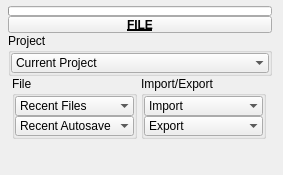
<?xml version="1.0" encoding="UTF-8"?>
<ui version="4.0">
 <class>QtUi</class>
 <widget class="QMainWindow" name="QtUi">
  <property name="enabled">
   <bool>true</bool>
  </property>
  <property name="geometry">
   <rect>
    <x>0</x>
    <y>0</y>
    <width>283</width>
    <height>175</height>
   </rect>
  </property>
  <property name="minimumSize">
   <size>
    <width>120</width>
    <height>0</height>
   </size>
  </property>
  <property name="maximumSize">
   <size>
    <width>999</width>
    <height>999</height>
   </size>
  </property>
  <property name="windowTitle">
   <string>Toolkit</string>
  </property>
  <property name="tabShape">
   <enum>QTabWidget::Triangular</enum>
  </property>
  <property name="dockNestingEnabled">
   <bool>true</bool>
  </property>
  <property name="dockOptions">
   <set>QMainWindow::AllowNestedDocks|QMainWindow::AllowTabbedDocks|QMainWindow::AnimatedDocks|QMainWindow::ForceTabbedDocks</set>
  </property>
  <widget class="QWidget" name="mainWindow">
   <widget class="QWidget" name="layoutWidget_2">
    <property name="geometry">
     <rect>
      <x>8</x>
      <y>6</y>
      <width>264</width>
      <height>161</height>
     </rect>
    </property>
    <layout class="QGridLayout" name="gridLayout_2">
     <property name="spacing">
      <number>0</number>
     </property>
     <item row="4" column="1" colspan="2">
      <layout class="QHBoxLayout" name="horizontalLayout">
       <item>
        <layout class="QVBoxLayout" name="verticalLayout">
         <property name="spacing">
          <number>0</number>
         </property>
         <item>
          <widget class="QGroupBox" name="File">
           <property name="minimumSize">
            <size>
             <width>125</width>
             <height>0</height>
            </size>
           </property>
           <property name="maximumSize">
            <size>
             <width>125</width>
             <height>999</height>
            </size>
           </property>
           <property name="title">
            <string>File</string>
           </property>
           <layout class="QVBoxLayout" name="verticalLayout_3">
            <property name="spacing">
             <number>0</number>
            </property>
            <property name="leftMargin">
             <number>0</number>
            </property>
            <property name="topMargin">
             <number>0</number>
            </property>
            <property name="rightMargin">
             <number>0</number>
            </property>
            <property name="bottomMargin">
             <number>0</number>
            </property>
            <item>
             <widget class="TkComboBox" name="cmb000">
              <property name="minimumSize">
               <size>
                <width>0</width>
                <height>20</height>
               </size>
              </property>
              <property name="maximumSize">
               <size>
                <width>999</width>
                <height>20</height>
               </size>
              </property>
              <property name="maxVisibleItems">
               <number>30</number>
              </property>
              <property name="sizeAdjustPolicy">
               <enum>QComboBox::AdjustToContentsOnFirstShow</enum>
              </property>
              <property name="frame">
               <bool>false</bool>
              </property>
              <item>
               <property name="text">
                <string>Recent Files</string>
               </property>
              </item>
             </widget>
            </item>
            <item>
             <widget class="TkComboBox" name="cmb002">
              <property name="minimumSize">
               <size>
                <width>0</width>
                <height>20</height>
               </size>
              </property>
              <property name="maximumSize">
               <size>
                <width>999</width>
                <height>20</height>
               </size>
              </property>
              <property name="maxVisibleItems">
               <number>30</number>
              </property>
              <property name="sizeAdjustPolicy">
               <enum>QComboBox::AdjustToContentsOnFirstShow</enum>
              </property>
              <property name="frame">
               <bool>false</bool>
              </property>
              <item>
               <property name="text">
                <string>Recent Autosave</string>
               </property>
              </item>
             </widget>
            </item>
           </layout>
          </widget>
         </item>
         <item>
          <spacer name="verticalSpacer">
           <property name="orientation">
            <enum>Qt::Vertical</enum>
           </property>
           <property name="sizeHint" stdset="0">
            <size>
             <width>20</width>
             <height>40</height>
            </size>
           </property>
          </spacer>
         </item>
        </layout>
       </item>
       <item>
        <layout class="QVBoxLayout" name="verticalLayout_2">
         <property name="spacing">
          <number>0</number>
         </property>
         <item>
          <widget class="QGroupBox" name="Import_Export">
           <property name="minimumSize">
            <size>
             <width>125</width>
             <height>0</height>
            </size>
           </property>
           <property name="maximumSize">
            <size>
             <width>125</width>
             <height>999</height>
            </size>
           </property>
           <property name="title">
            <string>Import/Export</string>
           </property>
           <layout class="QVBoxLayout" name="verticalLayout_4">
            <property name="spacing">
             <number>0</number>
            </property>
            <property name="leftMargin">
             <number>0</number>
            </property>
            <property name="topMargin">
             <number>0</number>
            </property>
            <property name="rightMargin">
             <number>0</number>
            </property>
            <property name="bottomMargin">
             <number>0</number>
            </property>
            <item>
             <widget class="TkComboBox" name="cmb003">
              <property name="minimumSize">
               <size>
                <width>0</width>
                <height>20</height>
               </size>
              </property>
              <property name="maximumSize">
               <size>
                <width>999</width>
                <height>20</height>
               </size>
              </property>
              <property name="maxVisibleItems">
               <number>30</number>
              </property>
              <property name="sizeAdjustPolicy">
               <enum>QComboBox::AdjustToContentsOnFirstShow</enum>
              </property>
              <property name="frame">
               <bool>false</bool>
              </property>
              <item>
               <property name="text">
                <string>Import</string>
               </property>
              </item>
             </widget>
            </item>
            <item>
             <widget class="TkComboBox" name="cmb004">
              <property name="minimumSize">
               <size>
                <width>0</width>
                <height>20</height>
               </size>
              </property>
              <property name="maximumSize">
               <size>
                <width>999</width>
                <height>20</height>
               </size>
              </property>
              <property name="maxVisibleItems">
               <number>30</number>
              </property>
              <property name="sizeAdjustPolicy">
               <enum>QComboBox::AdjustToContentsOnFirstShow</enum>
              </property>
              <property name="frame">
               <bool>false</bool>
              </property>
              <item>
               <property name="text">
                <string>Export</string>
               </property>
              </item>
             </widget>
            </item>
           </layout>
          </widget>
         </item>
         <item>
          <spacer name="verticalSpacer_2">
           <property name="orientation">
            <enum>Qt::Vertical</enum>
           </property>
           <property name="sizeHint" stdset="0">
            <size>
             <width>20</width>
             <height>40</height>
            </size>
           </property>
          </spacer>
         </item>
        </layout>
       </item>
      </layout>
     </item>
     <item row="0" column="1" colspan="2">
      <widget class="TkProgressBar" name="progressBar">
       <property name="sizePolicy">
        <sizepolicy hsizetype="Ignored" vsizetype="Fixed">
         <horstretch>0</horstretch>
         <verstretch>0</verstretch>
        </sizepolicy>
       </property>
       <property name="minimumSize">
        <size>
         <width>0</width>
         <height>10</height>
        </size>
       </property>
       <property name="maximumSize">
        <size>
         <width>16777215</width>
         <height>10</height>
        </size>
       </property>
       <property name="value">
        <number>0</number>
       </property>
       <property name="textVisible">
        <bool>false</bool>
       </property>
      </widget>
     </item>
     <item row="1" column="1" colspan="2">
      <widget class="TkPushButton_Draggable" name="pin">
       <property name="minimumSize">
        <size>
         <width>19</width>
         <height>17</height>
        </size>
       </property>
       <property name="maximumSize">
        <size>
         <width>999</width>
         <height>17</height>
        </size>
       </property>
       <property name="font">
        <font>
         <weight>75</weight>
         <bold>true</bold>
         <underline>true</underline>
        </font>
       </property>
       <property name="text">
        <string>FILE</string>
       </property>
       <property name="checkable">
        <bool>true</bool>
       </property>
      </widget>
     </item>
     <item row="2" column="1" colspan="2">
      <layout class="QGridLayout" name="gridLayout"/>
     </item>
     <item row="3" column="1" colspan="2">
      <widget class="QGroupBox" name="Project">
       <property name="minimumSize">
        <size>
         <width>0</width>
         <height>0</height>
        </size>
       </property>
       <property name="maximumSize">
        <size>
         <width>999</width>
         <height>999</height>
        </size>
       </property>
       <property name="title">
        <string>Project</string>
       </property>
       <layout class="QVBoxLayout" name="verticalLayout_5">
        <property name="spacing">
         <number>0</number>
        </property>
        <property name="leftMargin">
         <number>0</number>
        </property>
        <property name="topMargin">
         <number>0</number>
        </property>
        <property name="rightMargin">
         <number>0</number>
        </property>
        <property name="bottomMargin">
         <number>0</number>
        </property>
        <item>
         <widget class="TkComboBox" name="cmb006">
          <property name="minimumSize">
           <size>
            <width>0</width>
            <height>20</height>
           </size>
          </property>
          <property name="maximumSize">
           <size>
            <width>999</width>
            <height>20</height>
           </size>
          </property>
          <property name="maxVisibleItems">
           <number>40</number>
          </property>
          <property name="sizeAdjustPolicy">
           <enum>QComboBox::AdjustToContents</enum>
          </property>
          <property name="frame">
           <bool>false</bool>
          </property>
          <item>
           <property name="text">
            <string>Current Project</string>
           </property>
          </item>
         </widget>
        </item>
       </layout>
      </widget>
     </item>
    </layout>
   </widget>
  </widget>
 </widget>
 <customwidgets>
  <customwidget>
   <class>TkPushButton_Draggable</class>
   <extends>QPushButton</extends>
   <header>widgets.tkpushbuttondraggable.h</header>
  </customwidget>
  <customwidget>
   <class>TkProgressBar</class>
   <extends>QProgressBar</extends>
   <header>widgets.tkprogressbar.h</header>
  </customwidget>
  <customwidget>
   <class>TkComboBox</class>
   <extends>QComboBox</extends>
   <header>widgets.tkcombobox.h</header>
  </customwidget>
 </customwidgets>
 <resources/>
 <connections/>
 <designerdata>
  <property name="gridDeltaX">
   <number>5</number>
  </property>
  <property name="gridDeltaY">
   <number>5</number>
  </property>
  <property name="gridSnapX">
   <bool>true</bool>
  </property>
  <property name="gridSnapY">
   <bool>true</bool>
  </property>
  <property name="gridVisible">
   <bool>true</bool>
  </property>
 </designerdata>
</ui>
